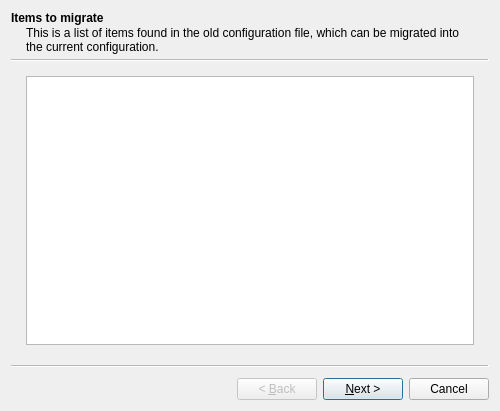
<?xml version="1.0" encoding="UTF-8"?>
<ui version="4.0">
 <class>ConfigMigrationWizard</class>
 <widget class="QWizard" name="ConfigMigrationWizard">
  <property name="geometry">
   <rect>
    <x>0</x>
    <y>0</y>
    <width>500</width>
    <height>411</height>
   </rect>
  </property>
  <property name="windowTitle">
   <string>Configuration migration</string>
  </property>
  <property name="options">
   <set>QWizard::NoDefaultButton</set>
  </property>
  <widget class="QWizardPage" name="itemsPage">
   <property name="title">
    <string>Items to migrate</string>
   </property>
   <property name="subTitle">
    <string>This is a list of items found in the old configuration file, which can be migrated into the current configuration.</string>
   </property>
   <layout class="QVBoxLayout" name="verticalLayout">
    <item>
     <widget class="QTreeWidget" name="itemsTree">
      <attribute name="headerVisible">
       <bool>false</bool>
      </attribute>
      <column>
       <property name="text">
        <string notr="true">1</string>
       </property>
      </column>
     </widget>
    </item>
   </layout>
  </widget>
  <widget class="QWizardPage" name="optionsPage">
   <property name="title">
    <string>Options</string>
   </property>
   <layout class="QVBoxLayout" name="verticalLayout_2">
    <item>
     <widget class="QGroupBox" name="dbGroup">
      <property name="title">
       <string>Put imported databases into separate group</string>
      </property>
      <property name="checkable">
       <bool>true</bool>
      </property>
      <property name="checked">
       <bool>false</bool>
      </property>
      <layout class="QVBoxLayout" name="verticalLayout_3">
       <item>
        <widget class="QLineEdit" name="groupNameEdit">
         <property name="placeholderText">
          <string>Group name</string>
         </property>
        </widget>
       </item>
      </layout>
     </widget>
    </item>
    <item>
     <spacer name="verticalSpacer">
      <property name="orientation">
       <enum>Qt::Vertical</enum>
      </property>
      <property name="sizeHint" stdset="0">
       <size>
        <width>20</width>
        <height>205</height>
       </size>
      </property>
     </spacer>
    </item>
   </layout>
  </widget>
 </widget>
 <resources/>
 <connections/>
</ui>
